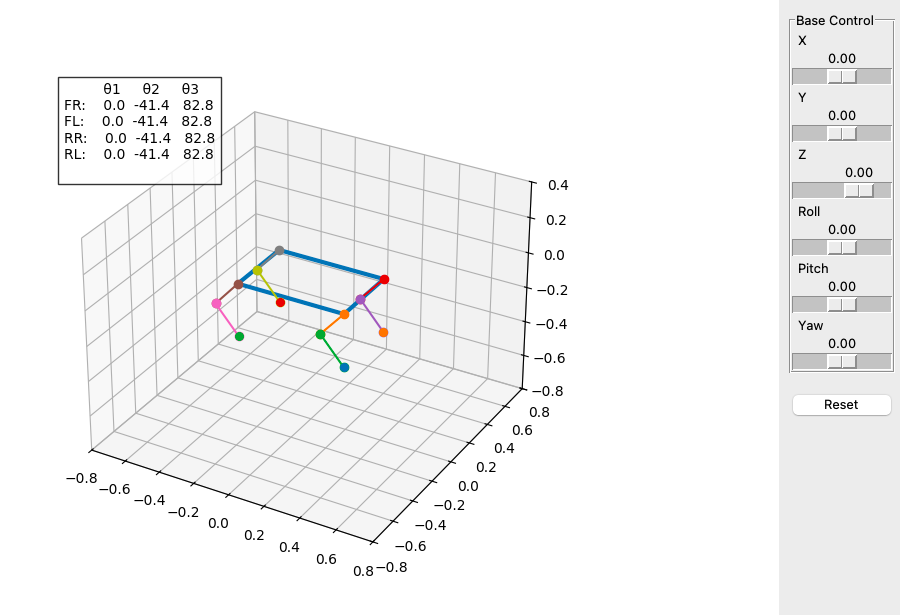

The Python source for this figure:
import matplotlib
matplotlib.use('TkAgg')

import numpy as np
import matplotlib.pyplot as plt
import tkinter as tk
from matplotlib.backends.backend_tkagg import FigureCanvasTkAgg

# -----------------------------
# Robot parameters
# -----------------------------
L1, L2 = 0.2, 0.2

# Base pose (x, y, z, roll, pitch, yaw)
base_pose = [0.0, 0.0, 0.0, 0.0, 0.0, 0.0]
base_defaults = base_pose[:]

# Fixed foot positions (world frame)
feet_world = {
    "FR": np.array([0.3, -0.2, -0.3]),
    "FL": np.array([0.3,  0.2, -0.3]),
    "RR": np.array([-0.3, -0.2, -0.3]),
    "RL": np.array([-0.3,  0.2, -0.3])
}

# Hip offsets in body frame
hip_offsets = {
    "FR": np.array([0.3, -0.2, 0.0]),
    "FL": np.array([0.3,  0.2, 0.0]),
    "RR": np.array([-0.3, -0.2, 0.0]),
    "RL": np.array([-0.3,  0.2, 0.0])
}

# Body shape (local frame)
body = np.array([
    [0.3, -0.2, 0],
    [0.3, 0.2, 0],
    [-0.3, 0.2, 0],
    [-0.3, -0.2, 0],
    [0.3, -0.2, 0]
])

# -----------------------------
# Rotation matrix (ZYX)
# -----------------------------
def rot_matrix(roll, pitch, yaw):
    Rx = np.array([
        [1,0,0],
        [0,np.cos(roll), -np.sin(roll)],
        [0,np.sin(roll),  np.cos(roll)]
    ])
    Ry = np.array([
        [np.cos(pitch),0,np.sin(pitch)],
        [0,1,0],
        [-np.sin(pitch),0,np.cos(pitch)]
    ])
    Rz = np.array([
        [np.cos(yaw), -np.sin(yaw),0],
        [np.sin(yaw),  np.cos(yaw),0],
        [0,0,1]
    ])
    return Rz @ Ry @ Rx

# -----------------------------
# IK
# -----------------------------
def ik(x, y, z):
    t1 = np.arctan2(y, -z)

    R = np.sqrt(y**2 + z**2)
    if R < 1e-6:
        R = 1e-6

    D = x**2 + R**2
    cos_t3 = (D - L1**2 - L2**2) / (2 * L1 * L2)
    cos_t3 = np.clip(cos_t3, -1.0, 1.0)

    t3 = np.arccos(cos_t3)

    alpha = np.arctan2(x, R)
    beta  = np.arctan2(L2*np.sin(t3), L1 + L2*np.cos(t3))

    t2 = alpha - beta

    return t1, t2, t3

# -----------------------------
# FK
# -----------------------------
def fk(t1, t2, t3):
    X = L1*np.sin(t2) + L2*np.sin(t2+t3)
    R = L1*np.cos(t2) + L2*np.cos(t2+t3)
    Y = R*np.sin(t1)
    Z = -R*np.cos(t1)
    return np.array([X, Y, Z])

# -----------------------------
# Plot
# -----------------------------
fig = plt.figure(figsize=(8,6))
ax = fig.add_subplot(111, projection='3d')

def draw():
    ax.clear()

    bx, by, bz, roll, pitch, yaw = base_pose
    Rb = rot_matrix(roll, pitch, yaw)
    base = np.array([bx, by, bz])

    # Draw body
    body_world = (Rb @ body.T).T + base
    ax.plot(body_world[:,0], body_world[:,1], body_world[:,2], linewidth=3)

    angles_dict = {}

    for leg in feet_world:
        foot_w = feet_world[leg]
        hip_w = base + Rb @ hip_offsets[leg]

        # Local transform
        foot_local = Rb.T @ (foot_w - hip_w)

        # IK
        t1, t2, t3 = ik(*foot_local)

        # Store in degrees
        angles_dict[leg] = np.degrees([t1, t2, t3])

        # Knee
        knee = hip_w + Rb @ np.array([
            L1*np.sin(t2),
            L1*np.cos(t2)*np.sin(t1),
            -L1*np.cos(t2)*np.cos(t1)
        ])

        foot_calc = hip_w + Rb @ fk(t1,t2,t3)

        # Draw leg
        ax.plot([hip_w[0], knee[0]], [hip_w[1], knee[1]], [hip_w[2], knee[2]], marker='o')
        ax.plot([knee[0], foot_calc[0]], [knee[1], foot_calc[1]], [knee[2], foot_calc[2]], marker='o')

        ax.scatter(foot_w[0], foot_w[1], foot_w[2], s=30)

    # -----------------------------
    # INFO BOX
    # -----------------------------
    info_text = "         θ1     θ2     θ3\n"
    for leg in ["FR","FL","RR","RL"]:
        t1, t2, t3 = angles_dict[leg]
        info_text += f"{leg}: {t1:6.1f} {t2:6.1f} {t3:6.1f}\n"

    ax.text2D(
        0.02, 0.98,
        info_text,
        transform=ax.transAxes,
        fontsize=10,
        verticalalignment='top',
        bbox=dict(facecolor='white', alpha=0.8)
    )

    ax.set_xlim([-0.8,0.8])
    ax.set_ylim([-0.8,0.8])
    ax.set_zlim([-0.8,0.4])

# -----------------------------
# TKINTER UI
# -----------------------------
root = tk.Tk()
root.title("Floating Base IK Simulator")
root.geometry("1100x650")

canvas = FigureCanvasTkAgg(fig, master=root)
canvas.get_tk_widget().pack(side=tk.LEFT, fill=tk.BOTH, expand=True)

control = tk.Frame(root)
control.pack(side=tk.RIGHT, fill=tk.Y, padx=10, pady=10)

def update(i, val):
    base_pose[i] = float(val)
    draw()
    canvas.draw_idle()

labels = ["X","Y","Z","Roll","Pitch","Yaw"]
limits = [
    (-0.27,0.27),
    (-0.27,0.27),
    (-0.3,0.1),
    (-0.56,0.56),
    (-0.35,0.35),
    (-0.6,0.6)
]

sliders = []

frame = tk.LabelFrame(control, text="Base Control")
frame.pack(fill="x", pady=6)

for i, name in enumerate(labels):
    s = tk.Scale(
        frame,
        from_=limits[i][0],
        to=limits[i][1],
        resolution=0.01,
        orient=tk.HORIZONTAL,
        label=name,
        command=lambda v, j=i: update(j,v)
    )
    s.set(base_pose[i])
    s.pack(fill="x")

    sliders.append((s, i))

def reset():
    for i in range(len(base_pose)):
        base_pose[i] = base_defaults[i]
    for s, i in sliders:
        s.set(base_pose[i])
    draw()
    canvas.draw()

tk.Button(control, text="Reset", command=reset).pack(fill="x", pady=10)

draw()
canvas.draw()
root.mainloop()
